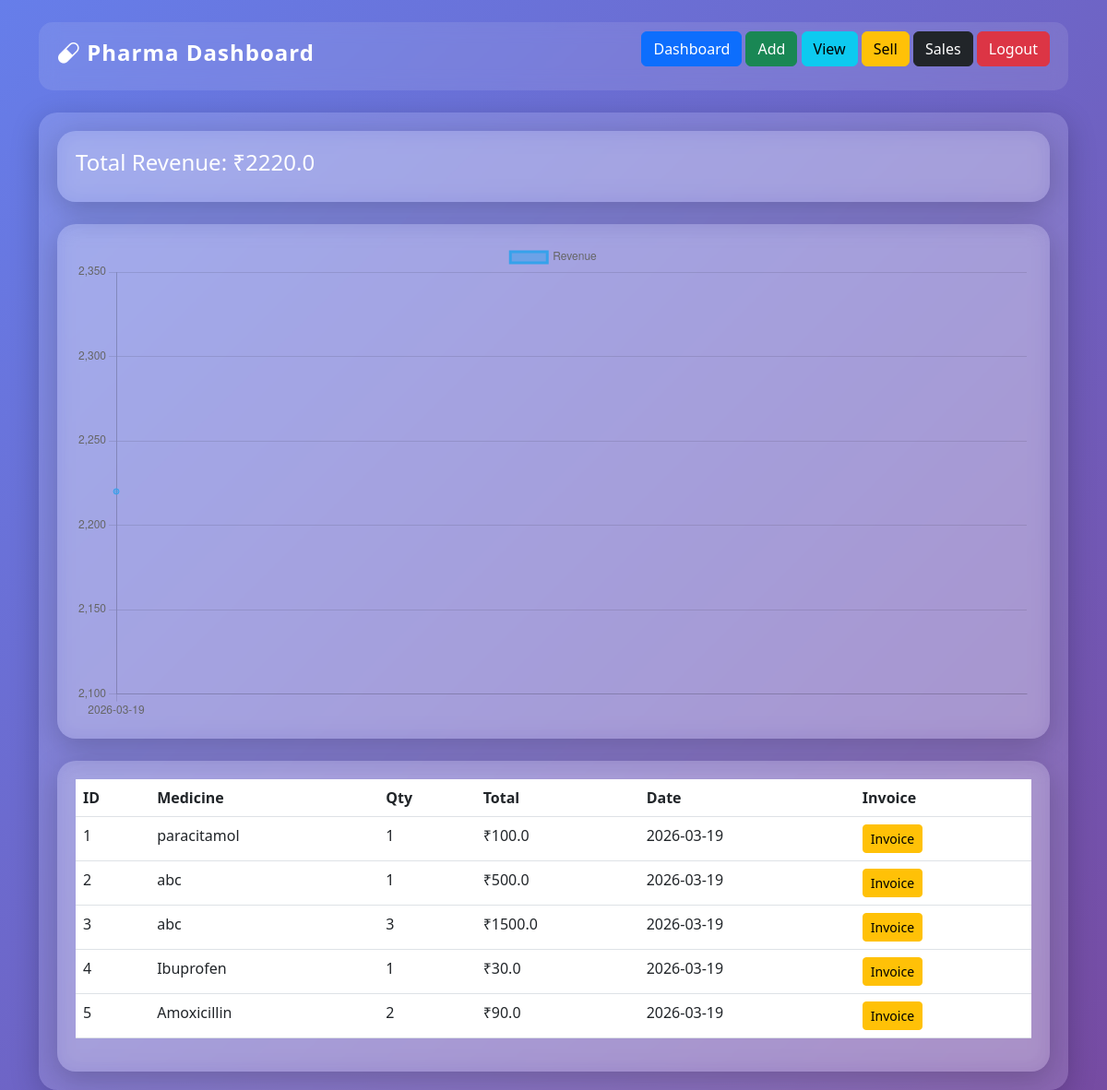
The page /sales-report (signed in) on the database as committed earlier.
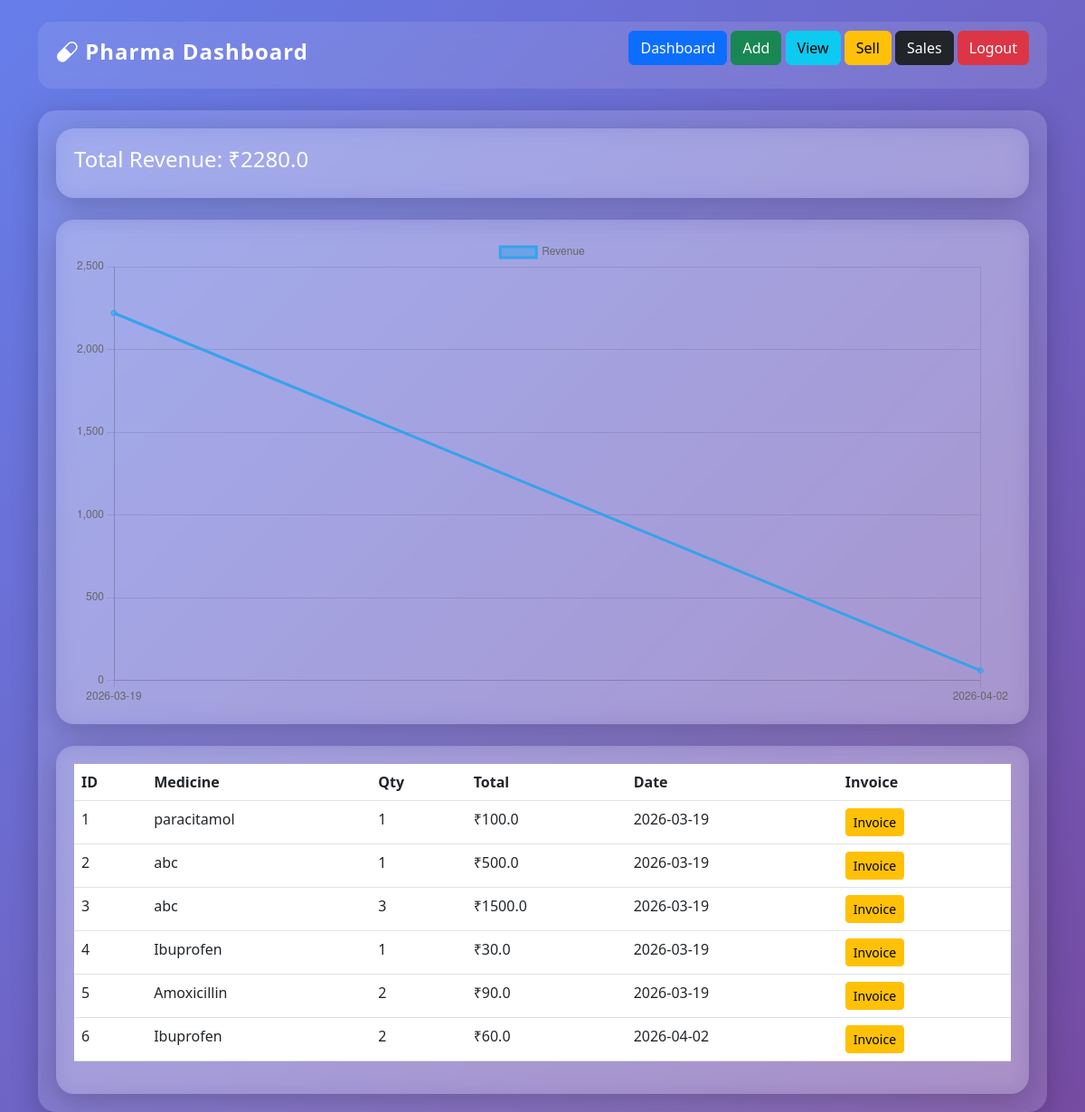
The same page on the database as committed later.
### tables this page shows
CREATE TABLE sales(
    id INTEGER PRIMARY KEY AUTOINCREMENT,
    medicine_name TEXT,
    quantity INTEGER,
    total_price REAL,
    date TEXT
);

### app.py (the view)
@app.route("/sales-report")
@role_required("admin", "pharmacist")
def sales_report():
    if not is_logged_in():
        return redirect("/login")
    conn = connect_db()
    cur = conn.cursor()
    cur.execute("SELECT * FROM sales")
    data = cur.fetchall()
    cur.execute("SELECT date, SUM(total_price) FROM sales GROUP BY date")
    chart = cur.fetchall()
    dates = [i[0] for i in chart]
    revenue = [i[1] for i in chart]
    total_revenue = sum(revenue)
    return render_template("sales.html",
                           data=data,
                           dates=json.dumps(dates),
                           revenue=json.dumps(revenue),
                           total_revenue=total_revenue)

### app.py (called while the page is built)
def connect_db():
    return sqlite3.connect("database.db")

def role_required(*roles):
    def wrapper(f):
        @wraps(f)
        def decorated(*args, **kwargs):
            if "user" not in session:
                return redirect("/login")
            if session.get("role") not in roles:
                return abort(403)
            return f(*args, **kwargs)
        return decorated
    return wrapper

def is_logged_in():
    return "user" in session

### templates/sales.html
{% extends 'layout.html' %}
{% block content %}
<div class="glass-card mb-4">
    <h4>Total Revenue: ₹{{ total_revenue }}</h4>
</div>
<div class="glass-card mb-4">
    <canvas id="revenueChart"></canvas>
</div>
<div class="glass-card">
    <table class="table text-white">
        <tr>
            <th>ID</th><th>Medicine</th><th>Qty</th><th>Total</th><th>Date</th><th>Invoice</th>
        </tr>
        {% for i in data %}
        <tr>
            <td>{{i[0]}}</td>
            <td>{{i[1]}}</td>
            <td>{{i[2]}}</td>
            <td>₹{{i[3]}}</td>
            <td>{{i[4]}}</td>
            <td>
    <a href="/invoice/{{i[0]}}" class="btn btn-sm btn-warning">Invoice</a>
</td>
        </tr>
        {% endfor %}
    </table>
</div>
<script>
new Chart(document.getElementById("revenueChart"), {
    type: "line",
    data: {
        labels: {{ dates|safe }},
        datasets: [{
            label: "Revenue",
            data: {{ revenue|safe }},
            tension: 0.4
        }]
    }
});
</script>
{% endblock %}

Rows that differ between the two databases and show on the page:
added sales: id "6", medicine_name "Ibuprofen", quantity "2", total_price "60.0", date "2026-04-02"
Other text that changed with them:
{{ total_revenue }}: "2220.0" → "2280.0"
chart data {{ dates|safe }}: ["2026-03-19"] → ["2026-03-19", "2026-04-02"]
chart data {{ revenue|safe }}: [2220.0] → [2220.0, 60.0]
